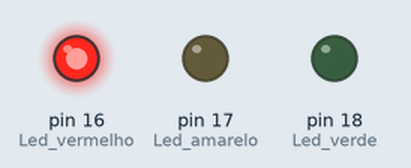
The sketch below on a simulated Arduino Uno, built with avr-gcc and run on an emulated ATmega328P. Parts: output pins drawn as LEDs (lit = HIGH).

Above: at 3.0 s.
At 10.0 s:
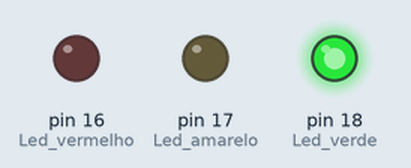
At 13.0 s:
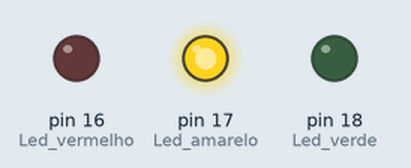
Timing chart, 0 to 18.2 s (numbered marks = the images above):
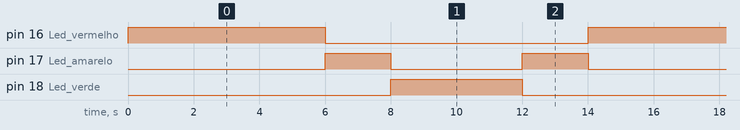

The sketch:

semaforo.ino
```cpp
// Indica quais leds serão utilizados pelo programa
void setup() {
  pinMode(16, OUTPUT); // Led vermelho
  pinMode(17, OUTPUT); // Led amarelo
  pinMode(18, OUTPUT); // Led verde
}

// Define função que faz o led acender por um intervalo determinado e depois apagar
void blink(int pin, int interval) {
  digitalWrite(pin, HIGH); // Acende led do pino determinado
  delay(interval); // Mantém o led aceso por um intervalo determinado
  digitalWrite(pin, LOW); // Apaga led do pino determinado
}

void loop(){
  blink(16, 6000); // Faz led vermelho acender por 6 segundos
  blink(17, 2000); // Faz led amarelo acender por 2 segundos
  blink(18, 2000); // Faz led verde acender por 2 segundos
  blink(18, 2000); // Faz led verde acender por mais 2 segundos (simulando um tempo adicional para pedestres terminarem a travessia)
  blink(17, 2000); // Faz led amarelo acender por 2 segundos
}
```

Measured:
- by itself, pin 16 (Led_vermelho): alternates HIGH for 6.0 s and LOW for 8.0 s
- by itself, pin 17 (Led_amarelo): repeats every 14.0 s: LOW 4.0 s, HIGH 2.0 s, LOW 6.0 s, HIGH 2.0 s
- by itself, pin 18 (Led_verde): alternates HIGH for 4.0 s and LOW for 10.0 s
